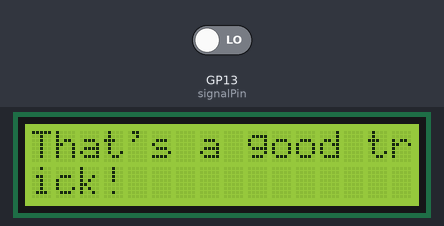
Recording of a program running on a simulated Raspberry Pi Pico running MicroPython. On the bench: 16×2 character LCD. The test bench sets the inputs (shaded band); at power-on: GP13 (signalPin) LOW.

Above: at 0.4 s.

The program:

old_main.py
```python
#Importing required libraries
import machine
import utime
from machine import I2C
from lcd_api import LcdApi
from pico_i2c_lcd import I2cLcd


#Global Variables
RPM = 0
signalPin = machine.Pin(13, machine.Pin.IN)
flag_value = 0
flag_limit = 120 #This value sets the number of ticks before display is updated
pulses_per_revolution = 120 #Number of pulses per revolution NOT THE NUMBER OF TEETH!!!
normalisedFlagLimit = flag_limit/pulses_per_revolution #Normalise the flag limit against number of pulses for one revolution

#Time Variables
startTime = utime.ticks_us()
endTime = 0
timeNormaliser = 60000000 #Change this number based on what time increment is used
                          #(60*10^x where x is the inverse power of the time incriment)
                          #currently using microseconds therefore x = 6

#LCD Variables

SDA_PIN = 0
SCL_PIN = 1
I2C_ADD = 0x27
I2C_NUM_ROWS = 2
I2C_NUM_COLS = 16

i2c = I2C(0, sda=machine.Pin(SDA_PIN), scl=machine.Pin(SCL_PIN), freq=10000)
lcd = I2cLcd(i2c, I2C_ADD, I2C_NUM_ROWS, I2C_NUM_COLS)

# Print the meme string
lcd.putstr("That's a good trick!")
utime.sleep(2)
lcd.clear() #this line might not be needed

#ISR: add one to the count
def sensorISR(Pin):
    global flag_value
    flag_value += 1
    #print('ISR Active, ' + str(flag_value))

#Printing to the screen
def screen_update():
    #update the display using I2C, and reset flag and time values
    lcd.clear()
    lcd.move_to(0,0)
    lcd.putstr('RPM:')
    lcd.move_to(0,1)
    lcd.putstr(str(RPM))

#attach pin to interrupt
signalPin.irq(trigger = machine.Pin.IRQ_FALLING|machine.Pin.IRQ_RISING, handler = sensorISR)


###############
###Run loop - waiting for enough interrupt triggers
###############

while True:
    if flag_value < flag_limit: #This sets the limit for how many ticks before new value is displayed
        pass

    else:
        endTime = utime.ticks_us() #find the time that the loop ended
        flag_value = 0 #Reset flag value to 0
        deltaTime = endTime - startTime #Amount of time taken for that many interrupts
        normalisedDeltaTime = deltaTime/timeNormaliser #Normalising time based on time incriment
        RPM = (normalisedFlagLimit / normalisedDeltaTime) * 0.943 #Calculating RPM
        #seconds = deltaTime/1000000
        screen_update()
        #print(str(RPM))
        #print(str(normalisedDeltaTime))
        print(str(deltaTime))
        #print(str(seconds))
        #print("RPM = " + str(60/seconds))
        calctime = utime.ticks_us() - endTime
        print(str("calctime : " + str(calctime)))
        startTime = utime.ticks_us() #Keep this at the end to improve accuracy
```

Measured:
- what the display in image 0 shows lasts 2.0 s, from 0.4 s to 2.4 s
